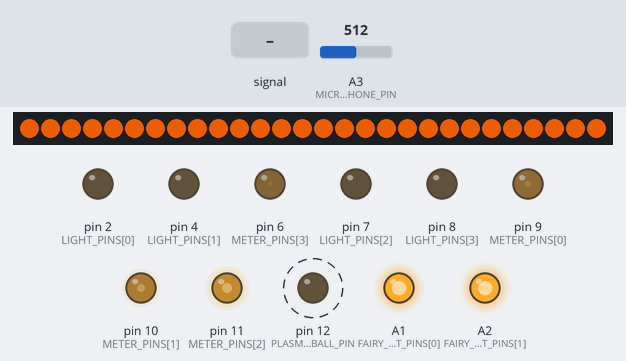
This sketch was run on a simulated Arduino Uno, built with avr-gcc and run on an emulated ATmega328P. On the bench: 28 RGB LEDs in strip order, left to right, output pins drawn as LEDs (lit = HIGH). Dashed ring = blinking. The inputs (shaded band) are chosen by the test bench; at power-on: A3 (MICROPHONE_PIN) = 512. Dim RGB values are drawn brighter than linear; random numbers use the default seed unless the sketch sets one.

Above: at 1.2 s.
1.3 s: A3 (MICROPHONE_PIN) fed a 200 Hz sine of ±255 counts around its level
At 1.86 s:
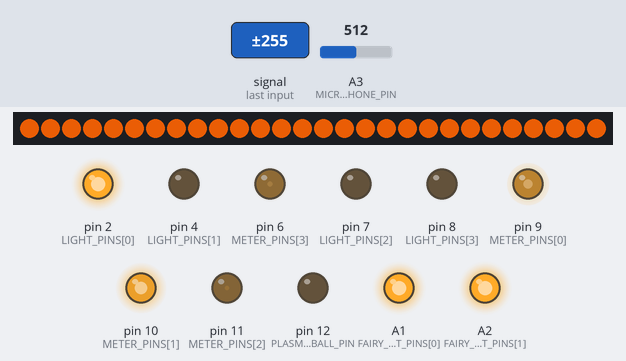
3.8 s: A3 (MICROPHONE_PIN) set to 449
6.2 s: A3 (MICROPHONE_PIN) set to 424
At 8.66 s:
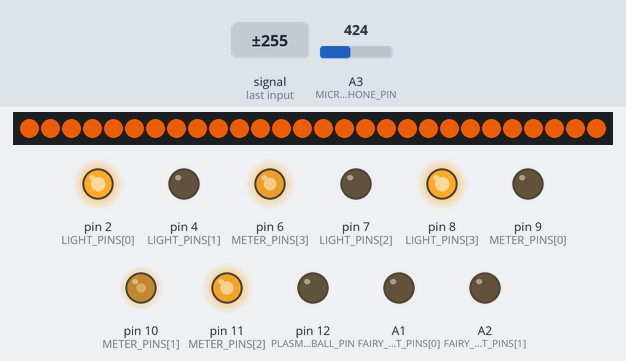
8.7 s: A3 (MICROPHONE_PIN) fed a 1000 Hz sine of ±255 counts around its level
At 10.19 s:
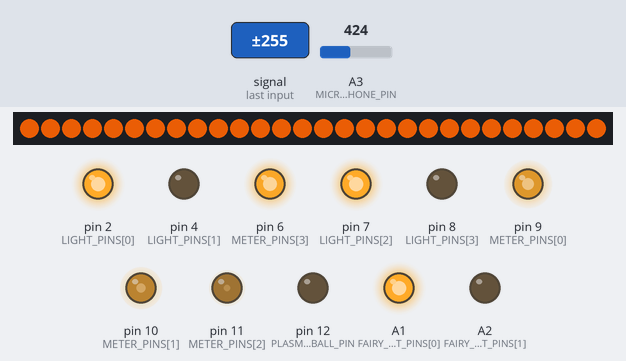
11.2 s: A3 (MICROPHONE_PIN) fed a 2 Hz sine of ±306 counts around its level
13.6 s: A3 (MICROPHONE_PIN) fed a 50 Hz sine of ±306 counts around its level
At 17.86 s:
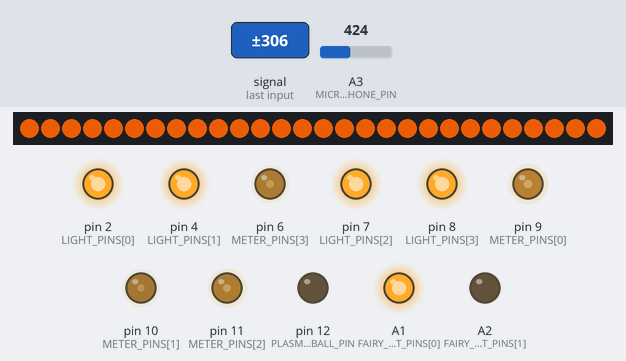
Timing chart, 0 to 18.9 s (numbered marks = the images above; inputs shaded):
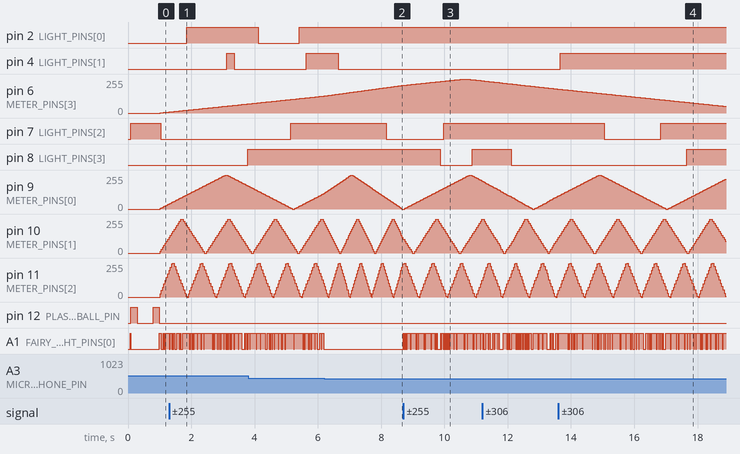

The sketch:

MadScientistPowerPanelProp.ino
```cpp
#include <FastLED.h>

#define AMT_OF_METERS 4
#define AMT_OF_LIGHTS 4
#define AMT_OF_FAIRY_LIGHTS 2
#define AMT_OF_LEDS_STRIP 28

//USED PINS: 2, 4, 5 ~6 7 8 ~9 ~10 ~11 12 ~13
//UNUSED PINS: 3, A3, A4, A5

int METER_PINS[AMT_OF_METERS] = {9, 10, 11, 6};
int meterPosition[AMT_OF_METERS];
int meterSpeed[AMT_OF_METERS] = {5, 15, 25, 1};
long meterLastChangeTime;

int LIGHT_PINS[AMT_OF_LIGHTS] = {2, 4, 7, 8};
long lightLastChangeTime;

#define PLASMA_BALL_PIN 12
long plasmaBallLastToggle = 0;
const long PLASMA_BALL_TIMER = 4L * 60L * 1000L; //overflows before converted to a long. dumb C++ man

#define MICROPHONE_PIN A3
const int SENSITIVITY = 100;

#define EMPTY_A_PIN_FOR_RANDOM A0

uint8_t FAIRY_LIGHT_PINS[AMT_OF_FAIRY_LIGHTS] = {A1, A2};

#define LED_STRIP_PIN 5
CRGB ledStrip[AMT_OF_LEDS_STRIP];

void setup()
{

  //init all pins
  for (int i = 0; i < AMT_OF_METERS; i++)
  {
    pinMode(METER_PINS[i], OUTPUT);
  }

  for (int i = 0; i < AMT_OF_LIGHTS; i++)
  {
    pinMode(LIGHT_PINS[i], OUTPUT);
  }

  pinMode(PLASMA_BALL_PIN, OUTPUT);
  //pinMode(MICROPHONE_PIN, INPUT); //Not needed for input A pins randomly?

  for (int i = 0; i < AMT_OF_FAIRY_LIGHTS; i++)
  {
    pinMode(FAIRY_LIGHT_PINS[i], OUTPUT);
    digitalWrite(FAIRY_LIGHT_PINS[i], LOW);
  }

  LEDS.addLeds<WS2812, LED_STRIP_PIN, GRB>(ledStrip, AMT_OF_LEDS_STRIP);

  setLedColor();

  //Random seed
  randomSeed(analogRead(EMPTY_A_PIN_FOR_RANDOM));
}

void setLedColor(){
  for (int i = 0; i < AMT_OF_LEDS_STRIP; i++)
  {
    // Set the i'th led to red
    ledStrip[i] = CRGB(189, 75, 4);
    // Show the leds
    FastLED.show();
  }
}

void loop()
{

  loopMicrophone();
  loopMeters();
  loopLights();
  //loopLedStripRainbowTest();
  loopPlasmaBall();

  //delay(30);
}

void togglePin(int pin)
{
  digitalWrite(pin, !digitalRead(pin));
}

void loopMicrophone()
{
  int sensorValue = analogRead(MICROPHONE_PIN);

  if (sensorValue > (340 + SENSITIVITY) || sensorValue < (340 - SENSITIVITY))
  {
    for (int i = 0; i < AMT_OF_FAIRY_LIGHTS; i++)
    {
      digitalWrite(FAIRY_LIGHT_PINS[random(AMT_OF_FAIRY_LIGHTS)], HIGH);
    }
    delay(20);
    for (int i = 0; i < AMT_OF_FAIRY_LIGHTS; i++)
    {
      digitalWrite(FAIRY_LIGHT_PINS[i], LOW);
    }
  }
}

void loopPlasmaBall()
{
  //Needs to toggle plasma ball pin, 500 ms apart every 40000ms
  long currentMillis = millis();
  if (plasmaBallLastToggle < currentMillis)
  {
    plasmaBallLastToggle = (currentMillis + PLASMA_BALL_TIMER);

    //double click plasma ball button
    togglePin(PLASMA_BALL_PIN);
    delay(200);
    togglePin(PLASMA_BALL_PIN);

    delay(500);

    togglePin(PLASMA_BALL_PIN);
    delay(200);
    togglePin(PLASMA_BALL_PIN);
  }
}

void loopLights()
{
  long currentMillis = millis();
  if (lightLastChangeTime < currentMillis)
  {
    lightLastChangeTime = (currentMillis + random(50, 2000));
    int ledToChange = LIGHT_PINS[random(4)];
    togglePin(ledToChange);
  }
}

void loopMeters()
{

  long currentMillis = millis();
  if (meterLastChangeTime < currentMillis)
  {

    meterLastChangeTime = (currentMillis + 30);

    for (int i = 0; i < AMT_OF_METERS; i++)
    {

      analogWrite(METER_PINS[i], meterPosition[i]);

      meterPosition[i] = meterPosition[i] + meterSpeed[i];

      if (meterPosition[i] < 0)
      {
        meterPosition[i] = 0;
        meterSpeed[i] = -meterSpeed[i];
      }

      if (meterPosition[i] > 255)
      {
        meterPosition[i] = 255;
        meterSpeed[i] = -meterSpeed[i];
      }
    }
  }
}

void loopLedStripRainbowTest()
{
  static uint8_t hue = 0;
  // First slide the led in one direction
  for (int i = 0; i < AMT_OF_LEDS_STRIP; i++)
  {
    // Set the i'th led to red
    ledStrip[i] = CHSV(hue++, 255, 255);
    // Show the leds
    FastLED.show();
    // now that we've shown the leds, reset the i'th led to black
    // leds[i] = CRGB::Black;
    fadeall();
    // Wait a little bit before we loop around and do it again
    delay(10);
  }
}

void fadeall()
{
  for (int i = 0; i < AMT_OF_LEDS_STRIP; i++)
  {
    ledStrip[i].nscale8(250);
  }
}
```

Measured:
- the behaviour switches between 441 and 440 on A3 (MICROPHONE_PIN) (found by bisection; images 1 and 2)
- after the input at 1.3 s, pin 2 (LIGHT_PINS[0]): LOW → HIGH after 0.55 s; pin 4 (LIGHT_PINS[1]): LOW → HIGH after 1.8 s, → LOW 0.23 s later; pin 8 (LIGHT_PINS[3]): LOW → HIGH after 2.5 s
- after the input at 6.2 s, pin 7 (LIGHT_PINS[2]): HIGH → LOW after 2.0 s
- after the input at 8.7 s, pin 7 (LIGHT_PINS[2]): LOW → HIGH after 1.3 s
- after the input at 13.6 s, pin 8 (LIGHT_PINS[3]): LOW → HIGH after 4.1 s
- by itself, pin 12 (PLASMA_BALL_PIN): alternates HIGH for 0.20 s and LOW for 0.50 s
